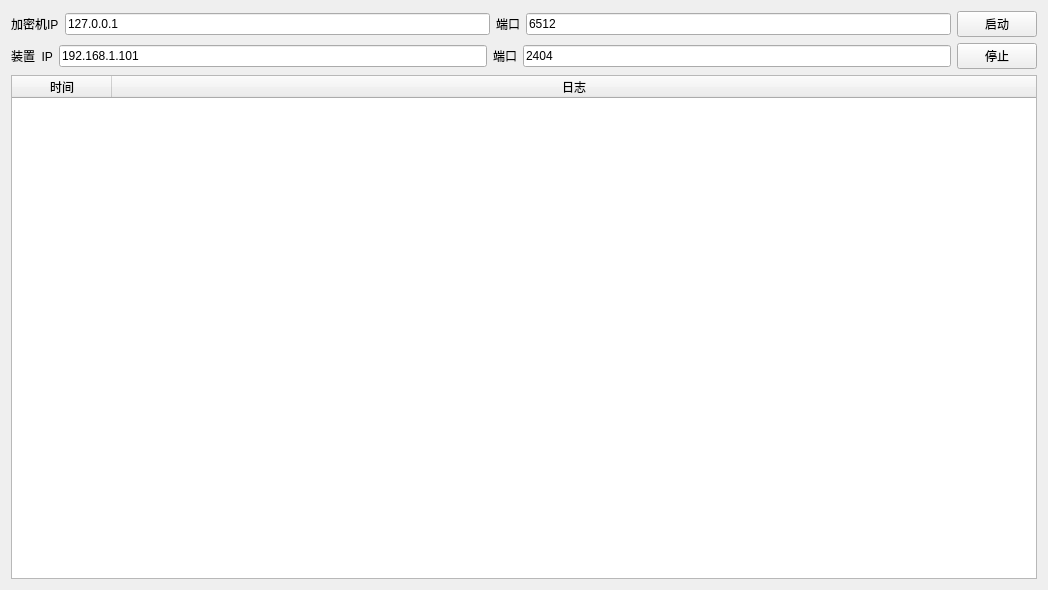
<?xml version="1.0" encoding="UTF-8"?>
<ui version="4.0">
 <class>CEncryControlWgt</class>
 <widget class="QWidget" name="CEncryControlWgt">
  <property name="geometry">
   <rect>
    <x>0</x>
    <y>0</y>
    <width>1048</width>
    <height>590</height>
   </rect>
  </property>
  <property name="windowTitle">
   <string>CEncryControlWgt</string>
  </property>
  <layout class="QVBoxLayout" name="verticalLayout_2">
   <item>
    <layout class="QVBoxLayout" name="verticalLayout">
     <item>
      <layout class="QHBoxLayout" name="horizontalLayout">
       <item>
        <widget class="QLabel" name="label">
         <property name="text">
          <string>加密机IP</string>
         </property>
        </widget>
       </item>
       <item>
        <widget class="QLineEdit" name="lineEdit">
         <property name="text">
          <string>127.0.0.1</string>
         </property>
        </widget>
       </item>
       <item>
        <widget class="QLabel" name="label_2">
         <property name="text">
          <string>端口</string>
         </property>
        </widget>
       </item>
       <item>
        <widget class="QLineEdit" name="lineEdit_2">
         <property name="text">
          <string>6512</string>
         </property>
        </widget>
       </item>
       <item>
        <widget class="QPushButton" name="pushButton">
         <property name="text">
          <string>启动</string>
         </property>
        </widget>
       </item>
      </layout>
     </item>
     <item>
      <layout class="QHBoxLayout" name="horizontalLayout_2">
       <item>
        <widget class="QLabel" name="label_3">
         <property name="text">
          <string>装置  IP</string>
         </property>
        </widget>
       </item>
       <item>
        <widget class="QLineEdit" name="lineEdit_3">
         <property name="text">
          <string>192.168.1.101</string>
         </property>
        </widget>
       </item>
       <item>
        <widget class="QLabel" name="label_4">
         <property name="text">
          <string>端口</string>
         </property>
        </widget>
       </item>
       <item>
        <widget class="QLineEdit" name="lineEdit_4">
         <property name="text">
          <string>2404</string>
         </property>
        </widget>
       </item>
       <item>
        <widget class="QPushButton" name="pushButton_2">
         <property name="text">
          <string>停止</string>
         </property>
        </widget>
       </item>
      </layout>
     </item>
     <item>
      <widget class="QTableWidget" name="tableWidget">
       <attribute name="horizontalHeaderStretchLastSection">
        <bool>true</bool>
       </attribute>
       <column>
        <property name="text">
         <string>时间</string>
        </property>
       </column>
       <column>
        <property name="text">
         <string>日志</string>
        </property>
       </column>
      </widget>
     </item>
    </layout>
   </item>
  </layout>
 </widget>
 <layoutdefault spacing="6" margin="11"/>
 <resources/>
 <connections/>
</ui>
